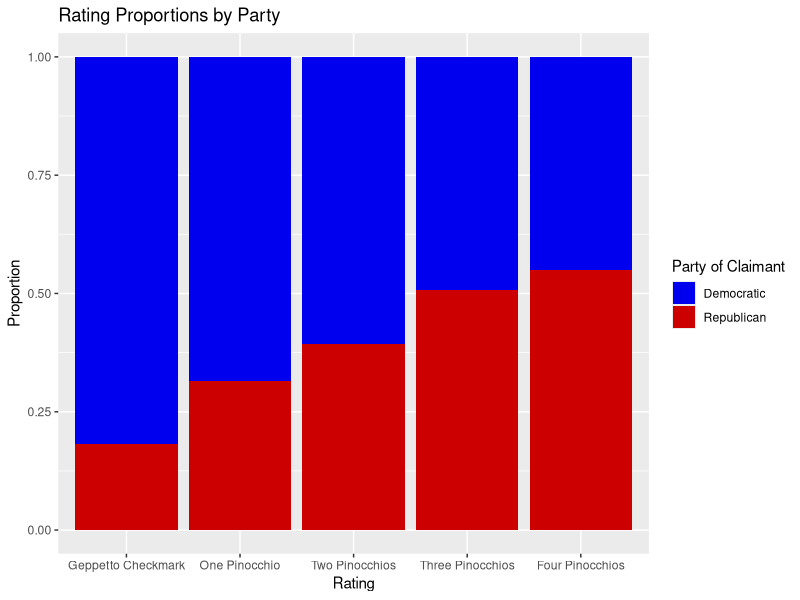
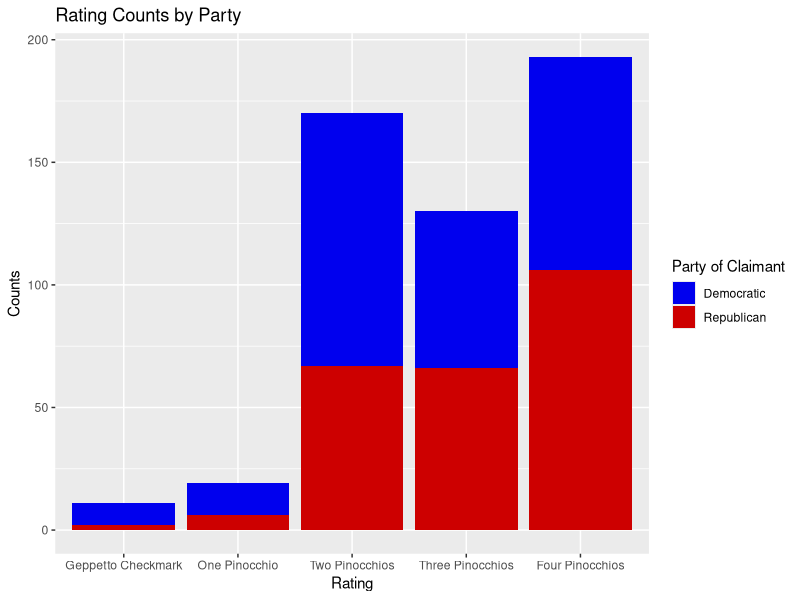

Here is the R script that generated these plots, in order:
## ---- chunk 1
library(tidyverse)
library(knitr)
## ---- chunk 2
v8_wapo <- read.csv("v8wapo-cleantextrating.csv")
#reassigning glennclaims

v8_wapo$textualRating[v8_wapo$...1 == "14615"] <- "Two Pinocchios" 
v8_wapo$textualRating[v8_wapo$...1 == "14369"] <- "One Pinocchio" 
v8_wapo$textualRating[v8_wapo$...1 == "13891"] <- "One Pinocchios" 
v8_wapo$textualRating[v8_wapo$...1 == "14290"] <- "Two Pinocchios" 
v8_wapo$textualRating[v8_wapo$...1 == "13842"] <- "One Pinocchios" 
v8_wapo$textualRating[v8_wapo$...1 == "13838"] <- "One Pinocchios" 
v8_wapo$textualRating[v8_wapo$...1 == "13719"] <- "Two Pinocchios" 
v8_wapo$textualRating[v8_wapo$...1 == "14241"] <- "Two Pinocchios" 
v8_wapo$textualRating[v8_wapo$...1 == "13767"] <- "Two Pinocchios" 
v8_wapo$textualRating[v8_wapo$...1 == "14596"] <- "Two Pinocchios"
v8_wapo$textualRating[v8_wapo$...1 == "14418"] <- "Two Pinocchios" 
v8_wapo$textualRating[v8_wapo$...1 == "14285"] <- "Three Pinocchios"
v8_wapo$textualRating[v8_wapo$...1 == "13484"] <- "One Pinocchio" 
v8_wapo$textualRating[v8_wapo$...1 == "14105"] <- "Two Pinocchios" 
v8_wapo$textualRating[v8_wapo$...1 == "13781"] <- "Two Pinocchios" 
v8_wapo$textualRating[v8_wapo$...1 == "13878"] <- "Two Pinocchios" 
v8_wapo$textualRating[v8_wapo$...1 == "14630"] <- "Two Pinocchios" 
v8_wapo$textualRating[v8_wapo$...1 == "3214"] <- "Two Pinocchios" 
v8_wapo$textualRating[v8_wapo$...1 == "13957"] <- "Two Pinocchios" 
v8_wapo$textualRating[v8_wapo$...1 == "14480"] <- "Two Pinocchios" 
v8_wapo$textualRating[v8_wapo$...1 == "14481"] <- "Three Pinocchios" 
v8_wapo$textualRating[v8_wapo$...1 == "14201"] <- "One Pinocchio" 
v8_wapo$textualRating[v8_wapo$...1 == "14662"] <- "One Pinocchio" 
v8_wapo$textualRating[v8_wapo$...1 == "13696"] <- "One Pinocchio" 
v8_wapo$textualRating[v8_wapo$...1 == "13887"] <- "Two Pinocchios" 
v8_wapo$textualRating[v8_wapo$...1 == "14339"] <- "One Pinocchio" 
v8_wapo$textualRating[v8_wapo$...1 == "13448"] <- "Two Pinocchios" 
v8_wapo$textualRating[v8_wapo$...1 == "14693"] <- "Two Pinocchios" 
v8_wapo$textualRating[v8_wapo$...1 == "13940"] <- "One Pinocchio"
v8_wapo$textualRating[v8_wapo$...1 == "14131"] <- "One Pinocchio" 
v8_wapo$textualRating[v8_wapo$...1 == "14534"] <- "One Pinocchio" 
v8_wapo$textualRating[v8_wapo$...1 == "13540"] <- "Two Pinocchios" 
v8_wapo$textualRating[v8_wapo$...1 == "14116"] <- "One Pinocchio" 
v8_wapo$textualRating[v8_wapo$...1 == "13628"] <- "Three Pinocchios" 
v8_wapo$textualRating[v8_wapo$...1 == "13894"] <- "Two Pinocchios" 
v8_wapo$textualRating[v8_wapo$...1 == "13420"] <- "Two Pinocchios" 
v8_wapo$textualRating[v8_wapo$...1 == "13403"] <- "Two Pinocchios" 
v8_wapo$textualRating[v8_wapo$...1 == "13370"] <- "Two Pinocchios"
v8_wapo$textualRating[v8_wapo$...1 == "13371"] <- "One Pinocchio"
v8_wapo$textualRating[v8_wapo$...1 == "13987"] <- "Two Pinocchios" 
v8_wapo$textualRating[v8_wapo$...1 == "13952"] <- "One Pinocchio" 
v8_wapo$textualRating[v8_wapo$...1 == "14441"] <- "Two Pinocchios" 
v8_wapo$textualRating[v8_wapo$...1 == "13410"] <- "Two Pinocchios" 
v8_wapo$textualRating[v8_wapo$...1 == "13367"] <- "Two Pinocchios" 
v8_wapo$textualRating[v8_wapo$...1 == "13369"] <- "Two Pinocchios" 
v8_wapo$textualRating[v8_wapo$...1 == "14403"] <- "One Pinocchio" 
v8_wapo$textualRating[v8_wapo$...1 == "14576"] <- "Four Pinocchios" 
v8_wapo$textualRating[v8_wapo$...1 == "13445"] <- "Three Pinocchios"
v8_wapo$textualRating[v8_wapo$...1 == "13399"] <- "Four Pinocchios" 
v8_wapo$textualRating[v8_wapo$...1 == "13873"] <- "Four Pinocchios" 
v8_wapo$textualRating[v8_wapo$...1 == "14009"] <- "Two Pinocchios" 
v8_wapo$textualRating[v8_wapo$...1 == "14628"] <- "Three Pinocchios" 
v8_wapo$textualRating[v8_wapo$...1 == "14588"] <- "Three Pinocchios" 
v8_wapo$textualRating[v8_wapo$...1 == "14540"] <- "Three Pinocchios" 
v8_wapo$textualRating[v8_wapo$...1 == "14023"] <- "Two Pinocchios" 
v8_wapo$textualRating[v8_wapo$...1 == "14337"] <- "Two Pinocchios" 
v8_wapo$textualRating[v8_wapo$...1 == "14488"] <- "Three Pinocchios"
v8_wapo$textualRating[v8_wapo$...1 == "13453"] <- "Three Pinocchios"

v8_wapo %>%
  group_by(textualRating) %>%
  count() %>%
  arrange(desc(n))

v8_wapo <- v8_wapo %>%
  filter(...1 != "13834", 
         ...1 != "14466", 
         ...1 != "14552", 
         ...1 != "14264")
## ---- chunk 3

v8_wapo_cleantextRating <- v8_wapo %>%
  filter(textualRating == "One Pinocchio" |
           textualRating == "Two Pinocchios" |
           textualRating == "Three Pinocchios" |
           textualRating == "Four Pinocchios" |
           textualRating == "Geppetto Checkmark")


v8_wapo_cleantextRating$textualRating <- factor(v8_wapo_cleantextRating$textualRating, 
                              levels = c("Geppetto Checkmark", 
                                         "One Pinocchio", 
                                         "Two Pinocchios", 
                                         "Three Pinocchios", 
                                         "Four Pinocchios"))
## ---- chunk 4
v8_wapo_cleantextRating %>%
  group_by(claimant_party) %>%
  count() %>%
  kable(caption = "Claim Counts by Party")

v8_wapo_cleantextRating %>%
  group_by(textualRating) %>%
  count() %>%
  kable(caption = "Claim Counts by Rating")

v8_wapo_cleantextRating %>%
  group_by(claimant_party, textualRating) %>%
  count() %>%
  pivot_wider(id_cols = claimant_party, 
              names_from = textualRating, 
              values_from = n,
              values_fill = 0) %>%
  kable(caption = "Claim Counts by Party and Rating")
## ---- chunk 5
v8_wapo_5scale <- v8_wapo_cleantextRating %>%
  filter(textualRating == "One Pinocchio" |
           textualRating == "Two Pinocchios" |
           textualRating == "Three Pinocchios" |
           textualRating == "Four Pinocchios" |
           textualRating == "Geppetto Checkmark")

v8_wapo_5scale %>%
  ggplot(aes(x = textualRating, fill = claimant_party)) +
  geom_bar(position = "fill") +
  scale_fill_manual( values = c("blue2", "red3")) +
  labs(title = "Rating Proportions by Party",
       x = "Rating",
       y = "Proportion",
       fill = "Party of Claimant")

v8_wapo_5scale %>%
  ggplot(aes(x = textualRating, fill = claimant_party)) +
  geom_bar() +
  scale_fill_manual( values = c("blue2", "red3")) +
  labs(title = "Rating Counts by Party",
       x = "Rating",
       y = "Counts",
       fill = "Party of Claimant")
